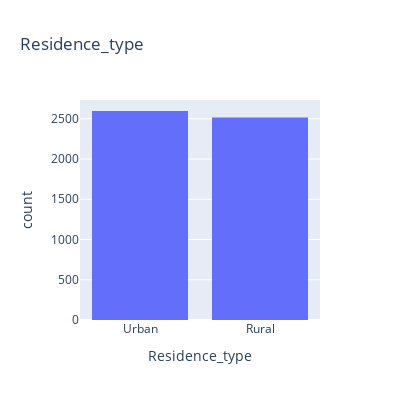

Here is the notebook cell this chart was saved with:
### Markdown cell above
> **6. Residence Type:**

### Code cell
print (f'{round(df["Residence_type"].value_counts(normalize=True)*100,2)}')
fig = px.histogram(df, x="Residence_type", title='Residence_type', width=400, height=400)
fig.show()

### Figure 1 — Plotly figure (JSON) as saved in the notebook; plotly's stock layout.template omitted (floating-point values rounded to 4 significant figures; data arrays with more than 128 entries replaced by an {"elided": "..."} marker saying what was removed)
{"data": [{"alignmentgroup": "True", "bingroup": "x", "hovertemplate": "Residence_type=%{x}<br>count=%{y}<extra></extra>", "legendgroup": "", "marker": {"color": "#636efa", "pattern": {"shape": ""}}, "name": "", "offsetgroup": "", "orientation": "v", "showlegend": false, "type": "histogram", "x": {"elided": "5110 str values"}, "xaxis": "x", "yaxis": "y"}], "layout": {"barmode": "relative", "height": 400, "legend": {"tracegroupgap": 0}, "title": {"text": "Residence_type"}, "width": 400, "xaxis": {"anchor": "y", "domain": [0, 1], "title": {"text": "Residence_type"}}, "yaxis": {"anchor": "x", "domain": [0, 1], "title": {"text": "count"}}}}
